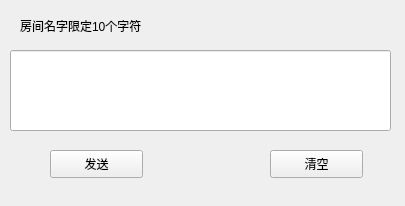
<?xml version="1.0" encoding="UTF-8"?>
<ui version="4.0">
 <class>housename</class>
 <widget class="QWidget" name="housename">
  <property name="geometry">
   <rect>
    <x>0</x>
    <y>0</y>
    <width>405</width>
    <height>206</height>
   </rect>
  </property>
  <property name="windowTitle">
   <string>Form</string>
  </property>
  <widget class="QLineEdit" name="lineEdit">
   <property name="geometry">
    <rect>
     <x>10</x>
     <y>50</y>
     <width>381</width>
     <height>81</height>
    </rect>
   </property>
  </widget>
  <widget class="QPushButton" name="pushButton">
   <property name="geometry">
    <rect>
     <x>50</x>
     <y>150</y>
     <width>93</width>
     <height>28</height>
    </rect>
   </property>
   <property name="text">
    <string>发送</string>
   </property>
  </widget>
  <widget class="QPushButton" name="pushButton_2">
   <property name="geometry">
    <rect>
     <x>270</x>
     <y>150</y>
     <width>93</width>
     <height>28</height>
    </rect>
   </property>
   <property name="text">
    <string>清空</string>
   </property>
  </widget>
  <widget class="QLabel" name="label">
   <property name="geometry">
    <rect>
     <x>20</x>
     <y>10</y>
     <width>161</width>
     <height>31</height>
    </rect>
   </property>
   <property name="text">
    <string>房间名字限定10个字符</string>
   </property>
  </widget>
 </widget>
 <resources/>
 <connections/>
</ui>
